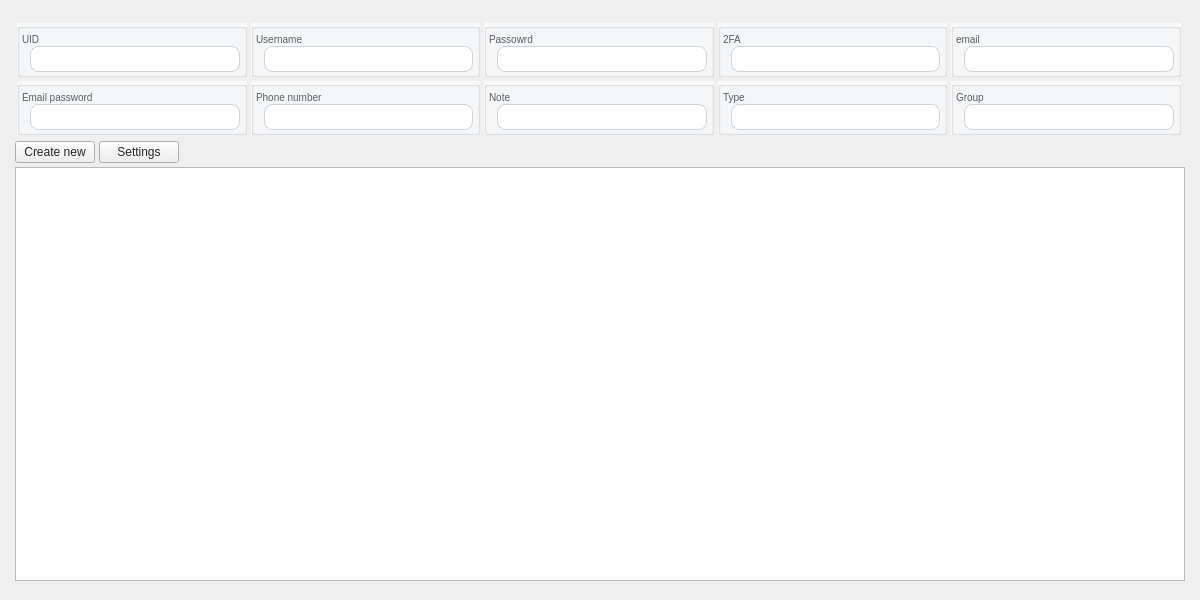
<?xml version="1.0" encoding="UTF-8"?>
<ui version="4.0">
 <class>PageUser</class>
 <widget class="QWidget" name="PageUser">
  <property name="geometry">
   <rect>
    <x>0</x>
    <y>0</y>
    <width>1200</width>
    <height>600</height>
   </rect>
  </property>
  <property name="windowTitle">
   <string>Form</string>
  </property>
  <property name="styleSheet">
   <string notr="true">#User{
  font-family: &quot;Courier New&quot;;
  background-color: #FFFFFF;
}
QGroupBox {
  font-family: &quot;Courier New&quot;;
  font-size: 13px;
  background-color: rgba(248, 249, 250, 1);
}
QLineEdit {
  padding: 4px 0;
  border: 1px solid #ced4da;
  border-radius: 8px;
  margin-left: 8px;
  padding-left: 4px;
  background-color: #FFFFFF;
  color:#212529;
}
QPlainTextEdit {
	background-color: #FFFFFF;
  color:#212529;
}
QLabel {
  font-family: &quot;Courier New&quot;;
  font-size: 13px;
  color: rgb(90, 93, 97);
}
QRadioButton {
  font-family: &quot;Courier New&quot;;
  font-size: 13px;
  color: #212529;
}
QComboBox {
  font-family: &quot;Courier New&quot;;
  font-size: 13px;
  color: #212529;
}
QPushButton {
  color: #212529;
}

QCheckBox{
  color: #212529;
}</string>
  </property>
  <layout class="QHBoxLayout" name="horizontalLayout_2">
   <item>
    <layout class="QVBoxLayout" name="verticalLayout_21">
     <property name="spacing">
      <number>4</number>
     </property>
     <property name="leftMargin">
      <number>4</number>
     </property>
     <property name="topMargin">
      <number>8</number>
     </property>
     <property name="rightMargin">
      <number>4</number>
     </property>
     <property name="bottomMargin">
      <number>8</number>
     </property>
     <item>
      <layout class="QGridLayout" name="gridLayout">
       <property name="leftMargin">
        <number>2</number>
       </property>
       <property name="topMargin">
        <number>4</number>
       </property>
       <property name="rightMargin">
        <number>4</number>
       </property>
       <property name="bottomMargin">
        <number>2</number>
       </property>
       <property name="spacing">
        <number>4</number>
       </property>
       <item row="0" column="3">
        <widget class="QGroupBox" name="two_fa_container">
         <property name="title">
          <string/>
         </property>
         <layout class="QVBoxLayout" name="verticalLayout_9">
          <property name="spacing">
           <number>4</number>
          </property>
          <property name="leftMargin">
           <number>2</number>
          </property>
          <property name="topMargin">
           <number>4</number>
          </property>
          <property name="rightMargin">
           <number>4</number>
          </property>
          <property name="bottomMargin">
           <number>2</number>
          </property>
          <item>
           <layout class="QVBoxLayout" name="verticalLayout_10">
            <property name="spacing">
             <number>0</number>
            </property>
            <item>
             <widget class="QLabel" name="two_fa_label">
              <property name="styleSheet">
               <string notr="true">font-size: 10px</string>
              </property>
              <property name="text">
               <string>2FA</string>
              </property>
             </widget>
            </item>
            <item>
             <widget class="QLineEdit" name="two_fa_input"/>
            </item>
           </layout>
          </item>
         </layout>
        </widget>
       </item>
       <item row="0" column="4">
        <widget class="QGroupBox" name="email_container">
         <property name="title">
          <string/>
         </property>
         <layout class="QVBoxLayout" name="verticalLayout_5">
          <property name="spacing">
           <number>4</number>
          </property>
          <property name="leftMargin">
           <number>2</number>
          </property>
          <property name="topMargin">
           <number>4</number>
          </property>
          <property name="rightMargin">
           <number>4</number>
          </property>
          <property name="bottomMargin">
           <number>2</number>
          </property>
          <item>
           <layout class="QVBoxLayout" name="verticalLayout_6">
            <property name="spacing">
             <number>0</number>
            </property>
            <item>
             <widget class="QLabel" name="email_label">
              <property name="styleSheet">
               <string notr="true">font-size: 10px</string>
              </property>
              <property name="text">
               <string>email</string>
              </property>
             </widget>
            </item>
            <item>
             <widget class="QLineEdit" name="email_input"/>
            </item>
           </layout>
          </item>
         </layout>
        </widget>
       </item>
       <item row="0" column="2">
        <widget class="QGroupBox" name="password_container">
         <property name="title">
          <string/>
         </property>
         <layout class="QVBoxLayout" name="verticalLayout_3">
          <property name="spacing">
           <number>4</number>
          </property>
          <property name="leftMargin">
           <number>2</number>
          </property>
          <property name="topMargin">
           <number>4</number>
          </property>
          <property name="rightMargin">
           <number>4</number>
          </property>
          <property name="bottomMargin">
           <number>2</number>
          </property>
          <item>
           <layout class="QVBoxLayout" name="verticalLayout_4">
            <property name="spacing">
             <number>0</number>
            </property>
            <item>
             <widget class="QLabel" name="password_label">
              <property name="styleSheet">
               <string notr="true">font-size: 10px</string>
              </property>
              <property name="text">
               <string>Passowrd</string>
              </property>
             </widget>
            </item>
            <item>
             <widget class="QLineEdit" name="password_input"/>
            </item>
           </layout>
          </item>
         </layout>
        </widget>
       </item>
       <item row="0" column="1">
        <widget class="QGroupBox" name="username_container">
         <property name="title">
          <string/>
         </property>
         <layout class="QVBoxLayout" name="verticalLayout_19">
          <property name="spacing">
           <number>4</number>
          </property>
          <property name="leftMargin">
           <number>2</number>
          </property>
          <property name="topMargin">
           <number>4</number>
          </property>
          <property name="rightMargin">
           <number>4</number>
          </property>
          <property name="bottomMargin">
           <number>2</number>
          </property>
          <item>
           <layout class="QVBoxLayout" name="verticalLayout_20">
            <property name="spacing">
             <number>0</number>
            </property>
            <item>
             <widget class="QLabel" name="username_label">
              <property name="styleSheet">
               <string notr="true">font-size: 10px</string>
              </property>
              <property name="text">
               <string>Username</string>
              </property>
             </widget>
            </item>
            <item>
             <widget class="QLineEdit" name="username_input"/>
            </item>
           </layout>
          </item>
         </layout>
        </widget>
       </item>
       <item row="0" column="0">
        <widget class="QGroupBox" name="uid_container">
         <property name="title">
          <string/>
         </property>
         <layout class="QVBoxLayout" name="verticalLayout_2">
          <property name="spacing">
           <number>4</number>
          </property>
          <property name="leftMargin">
           <number>2</number>
          </property>
          <property name="topMargin">
           <number>4</number>
          </property>
          <property name="rightMargin">
           <number>4</number>
          </property>
          <property name="bottomMargin">
           <number>2</number>
          </property>
          <item>
           <layout class="QVBoxLayout" name="verticalLayout">
            <property name="spacing">
             <number>0</number>
            </property>
            <item>
             <widget class="QLabel" name="uid_label">
              <property name="styleSheet">
               <string notr="true">font-size: 10px</string>
              </property>
              <property name="text">
               <string>UID</string>
              </property>
             </widget>
            </item>
            <item>
             <widget class="QLineEdit" name="uid_input"/>
            </item>
           </layout>
          </item>
         </layout>
        </widget>
       </item>
       <item row="1" column="0">
        <widget class="QGroupBox" name="email_password_container">
         <property name="title">
          <string/>
         </property>
         <layout class="QVBoxLayout" name="verticalLayout_7">
          <property name="spacing">
           <number>4</number>
          </property>
          <property name="leftMargin">
           <number>2</number>
          </property>
          <property name="topMargin">
           <number>4</number>
          </property>
          <property name="rightMargin">
           <number>4</number>
          </property>
          <property name="bottomMargin">
           <number>2</number>
          </property>
          <item>
           <layout class="QVBoxLayout" name="verticalLayout_8">
            <property name="spacing">
             <number>0</number>
            </property>
            <item>
             <widget class="QLabel" name="email_password_label">
              <property name="styleSheet">
               <string notr="true">font-size: 10px</string>
              </property>
              <property name="text">
               <string>Email password</string>
              </property>
             </widget>
            </item>
            <item>
             <widget class="QLineEdit" name="email_password_input"/>
            </item>
           </layout>
          </item>
         </layout>
        </widget>
       </item>
       <item row="1" column="1">
        <widget class="QGroupBox" name="phone_number_container">
         <property name="title">
          <string/>
         </property>
         <layout class="QVBoxLayout" name="verticalLayout_11">
          <property name="spacing">
           <number>4</number>
          </property>
          <property name="leftMargin">
           <number>2</number>
          </property>
          <property name="topMargin">
           <number>4</number>
          </property>
          <property name="rightMargin">
           <number>4</number>
          </property>
          <property name="bottomMargin">
           <number>2</number>
          </property>
          <item>
           <layout class="QVBoxLayout" name="verticalLayout_12">
            <property name="spacing">
             <number>0</number>
            </property>
            <item>
             <widget class="QLabel" name="phone_number_label">
              <property name="styleSheet">
               <string notr="true">font-size: 10px</string>
              </property>
              <property name="text">
               <string>Phone number</string>
              </property>
             </widget>
            </item>
            <item>
             <widget class="QLineEdit" name="phone_number_input"/>
            </item>
           </layout>
          </item>
         </layout>
        </widget>
       </item>
       <item row="1" column="2">
        <widget class="QGroupBox" name="note_container">
         <property name="title">
          <string/>
         </property>
         <layout class="QVBoxLayout" name="verticalLayout_17">
          <property name="spacing">
           <number>4</number>
          </property>
          <property name="leftMargin">
           <number>2</number>
          </property>
          <property name="topMargin">
           <number>4</number>
          </property>
          <property name="rightMargin">
           <number>4</number>
          </property>
          <property name="bottomMargin">
           <number>2</number>
          </property>
          <item>
           <layout class="QVBoxLayout" name="verticalLayout_18">
            <property name="spacing">
             <number>0</number>
            </property>
            <item>
             <widget class="QLabel" name="note_label">
              <property name="styleSheet">
               <string notr="true">font-size: 10px</string>
              </property>
              <property name="text">
               <string>Note</string>
              </property>
             </widget>
            </item>
            <item>
             <widget class="QLineEdit" name="note_input"/>
            </item>
           </layout>
          </item>
         </layout>
        </widget>
       </item>
       <item row="1" column="3">
        <widget class="QGroupBox" name="type_container">
         <property name="title">
          <string/>
         </property>
         <layout class="QVBoxLayout" name="verticalLayout_15">
          <property name="spacing">
           <number>4</number>
          </property>
          <property name="leftMargin">
           <number>2</number>
          </property>
          <property name="topMargin">
           <number>4</number>
          </property>
          <property name="rightMargin">
           <number>4</number>
          </property>
          <property name="bottomMargin">
           <number>2</number>
          </property>
          <item>
           <layout class="QVBoxLayout" name="verticalLayout_16">
            <property name="spacing">
             <number>0</number>
            </property>
            <item>
             <widget class="QLabel" name="type_label">
              <property name="styleSheet">
               <string notr="true">font-size: 10px</string>
              </property>
              <property name="text">
               <string>Type</string>
              </property>
             </widget>
            </item>
            <item>
             <widget class="QLineEdit" name="type_input"/>
            </item>
           </layout>
          </item>
         </layout>
        </widget>
       </item>
       <item row="1" column="4">
        <widget class="QGroupBox" name="group_container">
         <property name="title">
          <string/>
         </property>
         <layout class="QVBoxLayout" name="verticalLayout_13">
          <property name="spacing">
           <number>4</number>
          </property>
          <property name="leftMargin">
           <number>2</number>
          </property>
          <property name="topMargin">
           <number>4</number>
          </property>
          <property name="rightMargin">
           <number>4</number>
          </property>
          <property name="bottomMargin">
           <number>2</number>
          </property>
          <item>
           <layout class="QVBoxLayout" name="verticalLayout_14">
            <property name="spacing">
             <number>0</number>
            </property>
            <item>
             <widget class="QLabel" name="group_label">
              <property name="styleSheet">
               <string notr="true">font-size: 10px</string>
              </property>
              <property name="text">
               <string>Group</string>
              </property>
             </widget>
            </item>
            <item>
             <widget class="QLineEdit" name="group_input"/>
            </item>
           </layout>
          </item>
         </layout>
        </widget>
       </item>
      </layout>
     </item>
     <item>
      <layout class="QHBoxLayout" name="horizontalLayout">
       <property name="spacing">
        <number>4</number>
       </property>
       <item>
        <widget class="QPushButton" name="action_create_btn">
         <property name="text">
          <string>Create new</string>
         </property>
        </widget>
       </item>
       <item>
        <widget class="QPushButton" name="action_setting_btn">
         <property name="text">
          <string>Settings</string>
         </property>
        </widget>
       </item>
       <item>
        <spacer name="horizontalSpacer">
         <property name="orientation">
          <enum>Qt::Orientation::Horizontal</enum>
         </property>
         <property name="sizeHint" stdset="0">
          <size>
           <width>40</width>
           <height>20</height>
          </size>
         </property>
        </spacer>
       </item>
      </layout>
     </item>
     <item>
      <widget class="QTableView" name="users_table"/>
     </item>
    </layout>
   </item>
  </layout>
 </widget>
 <tabstops>
  <tabstop>uid_input</tabstop>
  <tabstop>username_input</tabstop>
  <tabstop>password_input</tabstop>
  <tabstop>two_fa_input</tabstop>
  <tabstop>email_input</tabstop>
  <tabstop>email_password_input</tabstop>
  <tabstop>phone_number_input</tabstop>
  <tabstop>note_input</tabstop>
  <tabstop>type_input</tabstop>
  <tabstop>group_input</tabstop>
  <tabstop>action_create_btn</tabstop>
  <tabstop>action_setting_btn</tabstop>
  <tabstop>users_table</tabstop>
 </tabstops>
 <resources/>
 <connections/>
</ui>
